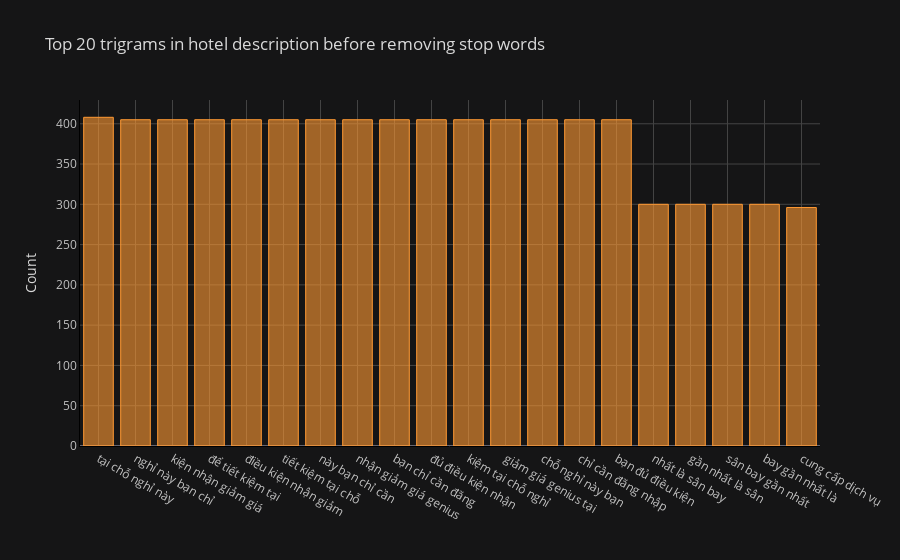

Write notebook code for a chart like this one.
### Code cell
def get_top_n_trigram(corpus, n=None):
    vec = CountVectorizer(ngram_range=(4, 4)).fit(corpus)
    bag_of_words = vec.transform(corpus)
    sum_words = bag_of_words.sum(axis=0) 
    words_freq = [(word, sum_words[0, idx]) for word, idx in vec.vocabulary_.items()]
    words_freq =sorted(words_freq, key = lambda x: x[1], reverse=True)
    return words_freq[:n]
common_words = get_top_n_trigram(df['descriptions'], 20)
df6 = pd.DataFrame(common_words, columns = ['descriptions' , 'count'])
df6.groupby('descriptions').sum()['count'].sort_values(ascending=False).iplot(kind='bar', yTitle='Count', linecolor='black', title='Top 20 trigrams in hotel description before removing stop words')

### Figure 1 — Plotly figure (JSON) as saved in the notebook; plotly's stock layout.template omitted (floating-point values rounded to 4 significant figures)
{"data": [{"marker": {"color": "rgba(255, 153, 51, 0.6)", "line": {"color": "rgba(255, 153, 51, 1.0)", "width": 1}}, "name": "count", "orientation": "v", "text": "", "type": "bar", "x": ["tại chỗ nghỉ này", "nghỉ này bạn chỉ", "kiện nhận giảm giá", "để tiết kiệm tại", "điều kiện nhận giảm", "tiết kiệm tại chỗ", "này bạn chỉ cần", "nhận giảm giá genius", "bạn chỉ cần đăng", "đủ điều kiện nhận", "kiệm tại chỗ nghỉ", "giảm giá genius tại", "chỗ nghỉ này bạn", "chỉ cần đăng nhập", "bạn đủ điều kiện", "nhất là sân bay", "gần nhất là sân", "sân bay gần nhất", "bay gần nhất là", "cung cấp dịch vụ"], "y": [408, 405, 405, 405, 405, 405, 405, 405, 405, 405, 405, 405, 405, 405, 405, 300, 300, 300, 300, 296]}], "layout": {"legend": {"bgcolor": "#151516", "font": {"color": "#D9D9D9"}}, "paper_bgcolor": "#151516", "plot_bgcolor": "#151516", "title": {"font": {"color": "#D9D9D9"}, "text": "Top 20 trigrams in hotel description before removing stop words"}, "xaxis": {"gridcolor": "#434343", "linecolor": "black", "showgrid": true, "tickfont": {"color": "#C2C2C2"}, "title": {"font": {"color": "#D9D9D9"}, "text": ""}, "zerolinecolor": "#666570"}, "yaxis": {"gridcolor": "#434343", "linecolor": "black", "showgrid": true, "tickfont": {"color": "#C2C2C2"}, "title": {"font": {"color": "#D9D9D9"}, "text": "Count"}, "zerolinecolor": "#666570"}}}
